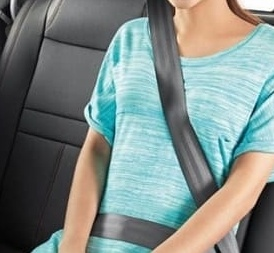
#> input picture test/seatbelt/seatbelt_1.jpg, 274 x 253 px
$ python test_seatbelt.py
#> lines starting #> are read from the running program, lines starting #| are printed output that depends on the picture; after the words box and inside, x2 and y2 are one past the last pixel; in counts of white or black regions, pixels touching at a corner belong together
### dip_source/image_processing.py
import cv2
import numpy as np

def preprocessing_roi(chest_roi):
    if chest_roi is None  or chest_roi.size==0:
        return None, {}

    grayscale_step = cv2.cvtColor(chest_roi, cv2.COLOR_BGR2GRAY)
    blur_step = cv2.GaussianBlur(grayscale_step, (5,5),0)
    edges_step = cv2.Canny(blur_step,50,150)
    kernel = np.ones((3,3), np.uint8)
    morph = cv2.morphologyEx(edges_step, cv2.MORPH_CLOSE,kernel)

    debug_mode = {
        "gray":grayscale_step,
        "blurred": blur_step,
        "edges" : edges_step,
        "morph" : morph
    }
    return morph, debug_mode

### dip_source/seatbelt_detector.py
import cv2

import numpy as np

from image_processing import preprocessing_roi

from feature_extraction import seatbelt_line_extraction


class Seatbelt_Detector:

    def __init__(self, min_confidence=0.5):

        self.min_confidence=min_confidence


    def detect(self, chest_roi):


        if chest_roi is None or chest_roi.size == 0:

            return {"seatbelt": False, "confidence": 0.0, "debug_image": None}


        binary_img, debug_mode = preprocessing_roi(chest_roi)


        lines = seatbelt_line_extraction(binary_img)


        debug_img = chest_roi.copy()

        seatbelt_detected = False

        confidence = 0.0


        if len(lines) > 0:

            seatbelt_detected = True


            for line in lines:

                x1, y1, x2, y2 = line["coords"]

                cv2.line(debug_img, (x1, y1), (x2, y2), (0, 255, 0), 2)


            max_len = max([l["length"] for l in lines])

            roi_height = chest_roi.shape[0]


            confidence = min(1.0, (max_len / roi_height) * 0.8 + len(lines) * 0.1)

            confidence = round(confidence, 2)


        return {

            "seatbelt": seatbelt_detected and (confidence >= self.min_confidence),

            "confidence": confidence if seatbelt_detected else 0.0,

            "debug_image": debug_img

        }


# [3 lines that do not run on import are left out]


### dip_source/feature_extraction.py
import cv2
import numpy as np

ANGLE_MIN, ANGLE_MAX = 25, 65


def _adaptive_params(shape, min_line_length, max_line_gap):
    """Tham so Hough ti le theo kich thuoc ROI (None -> tu dong)."""
    h, w = shape[:2]
    diag = float(np.hypot(h, w))
    if min_line_length is None:
        min_line_length = max(20, int(0.12 * diag))
    if max_line_gap is None:
        max_line_gap = max(10, int(0.03 * diag))
    threshold = max(30, int(0.5 * min_line_length))
    return min_line_length, max_line_gap, threshold, diag


def _merge_collinear(segs, angle_tol, offset_tol, gap_tol):
    """Gop cac doan thang cung huong, cung vi tri, gan nhau thanh 1 duong.

    segs: mang (N, 4) float [x1, y1, x2, y2]. Tra ve list (x1, y1, x2, y2).
    """
    x1, y1, x2, y2 = segs.T
    length = np.hypot(x2 - x1, y2 - y1)
    theta = np.degrees(np.arctan2(y2 - y1, x2 - x1)) % 180.0
    mx, my = (x1 + x2) / 2.0, (y1 + y2) / 2.0

    used = np.zeros(len(segs), dtype=bool)
    merged = []

    for i in np.argsort(-length):          # seed = doan dai nhat con lai
        if used[i]:
            continue
        dth = np.abs(theta - theta[i])
        dth = np.minimum(dth, 180.0 - dth)
        t = np.radians(theta[i])
        ux, uy = np.cos(t), np.sin(t)
        off = np.abs(-(mx - x1[i]) * uy + (my - y1[i]) * ux)

        idx = np.flatnonzero(~used & (dth <= angle_tol) & (off <= offset_tol))
        used[idx] = True

        # chieu cac dau mut len huong cua seed, sau do quet de noi cac doan
        p1 = (x1[idx] - x1[i]) * ux + (y1[idx] - y1[i]) * uy
        p2 = (x2[idx] - x1[i]) * ux + (y2[idx] - y1[i]) * uy
        lo, hi = np.minimum(p1, p2), np.maximum(p1, p2)
        order = np.argsort(lo)
        lo, hi = lo[order], hi[order]

        start, end = lo[0], hi[0]
        chains = []
        for a, b in zip(lo[1:], hi[1:]):
            if a <= end + gap_tol:
                end = max(end, b)
            else:
                chains.append((start, end))
                start, end = a, b
        chains.append((start, end))

        for s, e in chains:
            merged.append((x1[i] + s * ux, y1[i] + s * uy,
                           x1[i] + e * ux, y1[i] + e * uy))
    return merged


def seatbelt_line_extraction(binary_img, min_line_length=None, max_line_gap=None):
    if binary_img is None:
        return []

    min_line_length, max_line_gap, threshold, diag = _adaptive_params(
        binary_img.shape, min_line_length, max_line_gap)

    lines = cv2.HoughLinesP(
        binary_img,
        rho=1,
        theta=np.pi / 180,
        threshold=threshold,
        minLineLength=min_line_length,
        maxLineGap=max_line_gap
    )
    if lines is None:
        return []

    # Vector hoa: tinh goc/do dai cho tat ca doan cung luc, khong lap Python
    segs = lines.reshape(-1, 4).astype(np.float64)
    dx = np.abs(segs[:, 2] - segs[:, 0])
    dy = np.abs(segs[:, 3] - segs[:, 1])
    angle = np.degrees(np.arctan2(dy, dx))
    segs = segs[(angle >= ANGLE_MIN) & (angle <= ANGLE_MAX)]
    if len(segs) == 0:
        return []

    # Gop cac manh vun cua cung 1 mep day thanh 1 duong duy nhat
    merged = _merge_collinear(
        segs,
        angle_tol=8.0,
        offset_tol=max(4.0, 0.015 * diag),
        gap_tol=float(max_line_gap),
    )

    valid_lines = []
    for x1, y1, x2, y2 in merged:
        length = float(np.hypot(x2 - x1, y2 - y1))
        if length < min_line_length:
            continue
        ang = float(np.degrees(np.arctan2(abs(y2 - y1), abs(x2 - x1))))
        if not (ANGLE_MIN <= ang <= ANGLE_MAX):
            continue
        valid_lines.append({
            "coords": (int(round(x1)), int(round(y1)), int(round(x2)), int(round(y2))),
            "angle": ang,
            "length": length
        })

    valid_lines.sort(key=lambda l: l["length"], reverse=True)
    return valid_lines

### dip_source/test_seatbelt.py
import os
import cv2

try:
    from seatbelt_detector import Seatbelt_Detector
    from image_processing import preprocessing_roi
except ModuleNotFoundError:
    from image_processing import preprocessing_roi
    from feature_extraction import seatbelt_line_extraction
def dataset_evaluation(test_dir=None):
    if test_dir is None:
        base_dir = os.path.dirname(os.path.dirname(os.path.abspath(__file__)))
        test_dir = os.path.join(base_dir, "test")

    detector = Seatbelt_Detector(min_confidence=0.65)

    categories = {
        "seatbelt": True,
        "no_seatbelt": False
    }

    total_images = 0
    correct_predictions = 0

    print("=" * 60)
    print(f"{'IMAGE NAME':<20} | {'GROUND TRUTH':<12} | {'PREDICTED':<12} | {'RESULT'}")
    print("=" * 60)

    for category, ground_truth in categories.items():
        folder_path = os.path.join(test_dir, category)

        if not os.path.exists(folder_path):
            print(f"Cảnh báo: Không tìm thấy thư mục {folder_path}")
            continue

        for img_name in os.listdir(folder_path):
            if not img_name.lower().endswith(('.png', '.jpg', '.jpeg', '.bmp')):
                continue

            img_path = os.path.join(folder_path, img_name)
            chest_roi = cv2.imread(img_path)
#> chest_roi is the input picture: shape (253, 274, 3); mean B, G, R 134, 137.5, 125.4

            if chest_roi is None:
                print(f"Không thể đọc ảnh: {img_path}")
                continue

            result = detector.detect(chest_roi)
#> in preprocessing_roi, `grayscale_step = cv2.cvtColor(chest_roi, cv2.COLOR_BGR2GRAY)`:
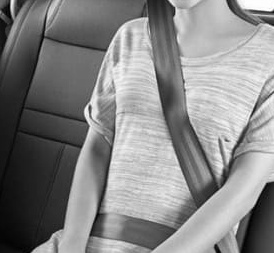
#> grayscale_step: shape (253, 274); min 0, max 255, mean 133.4
#> in preprocessing_roi, `blur_step = cv2.GaussianBlur(grayscale_step, (5,5),0)`:
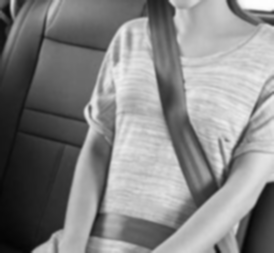
#> blur_step: shape (253, 274); min 4, max 254, mean 133.4
#> in preprocessing_roi, `edges_step = cv2.Canny(blur_step,50,150)`:
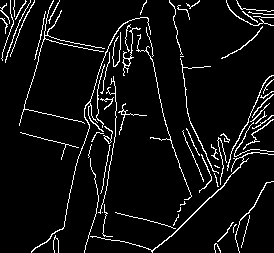
#> edges_step: shape (253, 274); 6.3% white in thin lines or dots
#> in preprocessing_roi, `morph = cv2.morphologyEx(edges_step, cv2.MORPH_CLOSE,kernel)`:
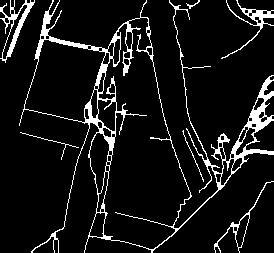
#> morph: shape (253, 274); 8.8% white; 7 white regions, largest, box (x1, y1, x2, y2) and area: (19, 0, 274, 253) 4786, (0, 0, 35, 63) 522, (221, 0, 274, 59) 391
#> in detect, `binary_img, debug_mode = preprocessing_roi(chest_roi)`: debug_mode = 4 items
#> in seatbelt_line_extraction, `lines = cv2.HoughLinesP( binary_img, rho=1, theta=np.pi / 180, thresho..`: lines = 53 rows, first 6: [217, 182, 268, 77], [4, 60, 34, 0], [216, 179, 271, 91], [178, 229, 256, 149], [96, 208, 115, 134], [96, 133, 99, 69]
#> in seatbelt_line_extraction, `segs = lines.reshape(-1, 4).astype(np.float64)`: segs has the same summary as lines
#> in seatbelt_line_extraction, `dx = np.abs(segs[:, 2] - segs[:, 0])`: dx = 53 values, max 96 at index 8, min 3 at index 5, mean 34.43
#> in seatbelt_line_extraction, `dy = np.abs(segs[:, 3] - segs[:, 1])`: dy = 53 values, max 117 at index 6, min 6 at index 33, mean 53.09
#> in seatbelt_line_extraction, `angle = np.degrees(np.arctan2(dy, dx))`: angle = 53 values, max 87.32 at index 5, min 6.71 at index 33, mean 57.68
#> in seatbelt_line_extraction, `segs = segs[(angle >= ANGLE_MIN) & (angle <= ANGLE_MAX)]`: segs = 13 rows, first 6: [217, 182, 268, 77], [4, 60, 34, 0], [216, 179, 271, 91], [178, 229, 256, 149], [220, 177, 273, 92], [86, 105, 112, 151]
#> in _merge_collinear, `x1, y1, x2, y2 = segs.T`: x1 = [217, 4, 216, 178, 220, 86, 227, 3, 209, 227, 227, 216, 73]; y1 = [182, 60, 179, 229, 177, 105, 164, 60, 182, 167, 165, 182, 120]; x2 = [268, 34, 271, 256, 273, 112, 273, 31, 269, 272, 253, 271, 123]; y2 = [77, 0, 91, 149, 92, 151, 91, 2, 93, 115, 110, 119, 70]
#> in _merge_collinear, `length = np.hypot(x2 - x1, y2 - y1)`: length = [116.7, 67.08, 103.8, 111.7, 100.2, 52.84, 86.28, 64.4, 107.3, 68.77, 60.84, 83.63, 70.71]
#> in _merge_collinear, `theta = np.degrees(np.arctan2(y2 - y1, x2 - x1)) % 180.0`: theta = [115.9, 116.6, 122, 134.3, 121.9, 60.52, 122.2, 115.8, 124, 130.9, 115.3, 131.1, 135]
#> in _merge_collinear, `mx, my = (x1 + x2) / 2.0, (y1 + y2) / 2.0`: mx = [242.5, 19, 243.5, 217, 246.5, 99, 250, 17, 239, 249.5, 240, 243.5, 98]; my = [129.5, 30, 135, 189, 134.5, 128, 127.5, 31, 137.5, 141, 137.5, 150.5, 95]
#> in _merge_collinear, `used = np.zeros(len(segs), dtype=bool)`: used = [False, False, False, False, False, False, False, False, False, False, False, False, False]
#> the loop in _merge_collinear, `for i in np.argsort(-length):` made 13 passes
#> (i, t, ux, uy, idx, p1, p2, lo) on passes 2, 3, 8, 13: (3, 2.34, -0.698, 0.716, [3], [0], [-111.7], [-111.7]), (8, 2.16, -0.559, 0.829, [4, 6, 8], [-10.29, -24.99, 0], [-110.4, -111.2, -107.3], [-111.2, -110.4, -107.3]), (12, 2.36, -0.707, 0.707, [12], [0], [-70.71], [-70.71]), (5, 1.06, 0.492, 0.871, [5], [0], [52.84], [0])
#> i on passes 4, 11, 12: 2, 7, 10
#> after the loop in _merge_collinear, `for i in np.argsort(-length):`: merged = [(268, 77, 217, 182), (256, 149, 178, 229), (271.2, 89.77, 209, 182), (273.4, 116.2, 216, 182), (123, 70, 73, 120), (34, 7.11e-15, 3.8, 60.4), (86, 105, 112, 151)]; used = [True, True, True, True, True, True, True, True, True, True, True, True, True]
#> the loop in seatbelt_line_extraction, `for x1, y1, x2, y2 in merged:` made 7 passes
#> (x1, y1, x2, y2, length, ang) on passes 1 to 7: (268, 77, 217, 182, 116.7, 64.09), (256, 149, 178, 229, 111.7, 45.73), (271.2, 89.77, 209, 182, 111.2, 56.01), (273.4, 116.2, 216, 182, 87.3, 48.88), (123, 70, 73, 120, 70.71, 45), (34, 7.11e-15, 3.8, 60.4, 67.53, 63.43), (86, 105, 112, 151, 52.84, 60.52)
#> after the loop in seatbelt_line_extraction, `for x1, y1, x2, y2 in merged:`: valid_lines = 7 items
#> the loop in detect, `for line in lines: ` made 7 passes
#> (x1, y1, x2, y2) on passes 1, 2, 3, 4, 7: (268, 77, 217, 182), (256, 149, 178, 229), (271, 90, 209, 182), (273, 116, 216, 182), (86, 105, 112, 151)
#> (line, x1, y1, x2, y2) on passes 5 to 6: ({'coords': (123, 70, 73, 120), 'angle': 45, 'length': 70.71}, 123, 70, 73, 120), ({'coords': (34, 0, 4, 60), 'angle': 63.43, 'length': 67.53}, 34, 0, 4, 60)
#> after the loop in detect, `for line in lines:`:
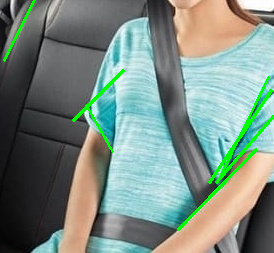
#> debug_img: shape (253, 274, 3); 2.6% of pixels changed, all inside (x1, y1, x2, y2) = (3, 0, 274, 231)
#> in detect, `max_len = max([l["length"] for l in lines])`: max_len = 116.7
#> in detect, `confidence = min(1.0, (max_len / roi_height) * 0.8 + len(lines) * 0.1)`: confidence = 1
#> result = 3 items
            predicted = result["seatbelt"]
#> predicted = True
            confidence = result["confidence"]
#> confidence = 1

            is_correct = (predicted == ground_truth)
#> is_correct = True
            total_images += 1
            if is_correct:
                correct_predictions += 1

            gt_str = "Seatbelt" if ground_truth else "No Seatbelt"
            pred_str = "Seatbelt" if predicted else "No Seatbelt"
#> pred_str = 'Seatbelt'
            status_str = "Đúng" if is_correct else "Sai"
#> status_str = 'Đúng'

            print(f"{img_name:<20} | {gt_str:<12} | {pred_str:<12} | {status_str} (Conf: {confidence})")
#| seatbelt_1.jpg       | Seatbelt     | Seatbelt     | Đúng (Conf: 1.0)

            if "debug_image" in result:
                cv2.imshow("Debug ROI", result["debug_image"])
                cv2.waitKey(0)
#> pass 2 of the loop in dataset_evaluation, `for category, ground_truth in categories.items():`:
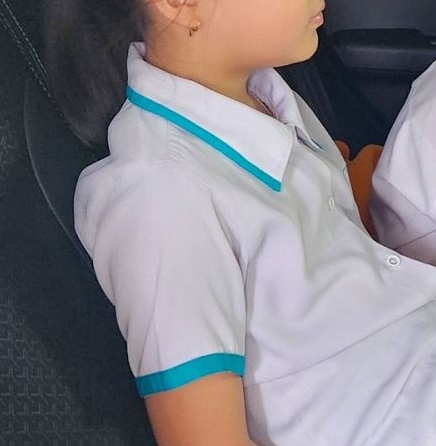
#> input picture test/no_seatbelt/no_seatbelt_1.jpg, 436 x 446 px
#> in dataset_evaluation, chest_roi is the input picture: shape (446, 436, 3); mean B, G, R 134.3, 128.1, 131.7
#> grayscale_step: shape (446, 436)
#> blur_step: shape (446, 436)
#> in preprocessing_roi (call 2), `edges_step = cv2.Canny(blur_step,50,150)`:
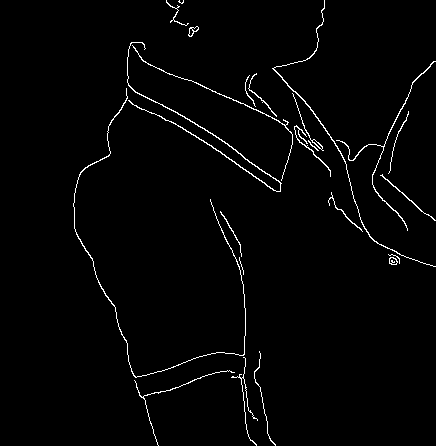
#> edges_step: shape (446, 436); 1.8% white in thin lines or dots, all inside (x1, y1, x2, y2) = (73, 0, 436, 446)
#> the loop in _merge_collinear (call 2), `for i in np.argsort(-length):` made 3 passes
#> (dth, t, ux, uy, off, idx, p2, hi) on passes 1, 3: ([4.96, 0, 7.8], 0.716, 0.754, 0.657, [25.3, 7.11e-15, 90.2], [1], [143.2], [143.2]), ([12.76, 7.8, 0], 0.58, 0.836, 0.548, [58.83, 71.68, 3.55e-15], [2], [104], [104])
#> the loop in seatbelt_line_extraction (call 2), `for x1, y1, x2, y2 in merged:` made 3 passes
#> (x1, y1, x2, y2, length, ang) on passes 1 to 3: (318, 120, 426, 214, 143.2, 41.04), (245, 83, 330, 171, 122.3, 45.99), (171, 121, 258, 178, 104, 33.23)
#> in detect (call 2), `lines = seatbelt_line_extraction(binary_img)`: lines = 3 items
#> the loop in detect (call 2), `for line in lines: ` made 3 passes
#> (x1, y1, x2, y2) on passes 1 to 3: (318, 120, 426, 214), (245, 83, 330, 171), (171, 121, 258, 178)
#> after the loop in detect (call 2), `for line in lines:`:
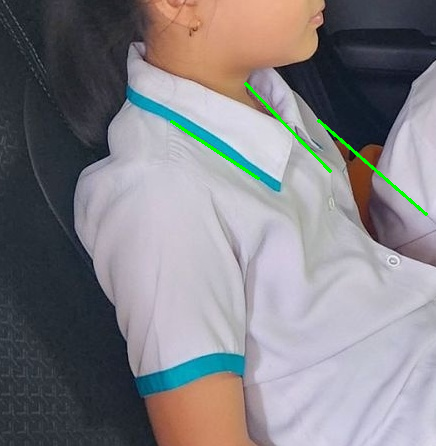
#> debug_img: shape (446, 436, 3); 0.62% of pixels changed, all inside (x1, y1, x2, y2) = (170, 82, 428, 216)
#> max_len = 143.2
#> in detect (call 2), `confidence = min(1.0, (max_len / roi_height) * 0.8 + len(lines) * 0.1)`: confidence = 0.557
#> in detect (call 2), `confidence = round(confidence, 2)`: confidence = 0.56
#> predicted = False
#> in dataset_evaluation, `confidence = result["confidence"]`: confidence = 0.56
#> pred_str = 'No Seatbelt'
#| no_seatbelt_1.jpg    | No Seatbelt  | No Seatbelt  | Đúng (Conf: 0.56)

    cv2.destroyAllWindows()

    print("=" * 60)
    if total_images > 0:
        accuracy = (correct_predictions / total_images) * 100
        print(f"Tổng số ảnh test: {total_images}")
        print(f"Số dự đoán đúng : {correct_predictions}")
        print(f" Accuracy        : {accuracy:.2f}%")
    else:
        print("Không tìm thấy dữ liệu ảnh test để đánh giá.")

if __name__ == "__main__":
    dataset_evaluation()
